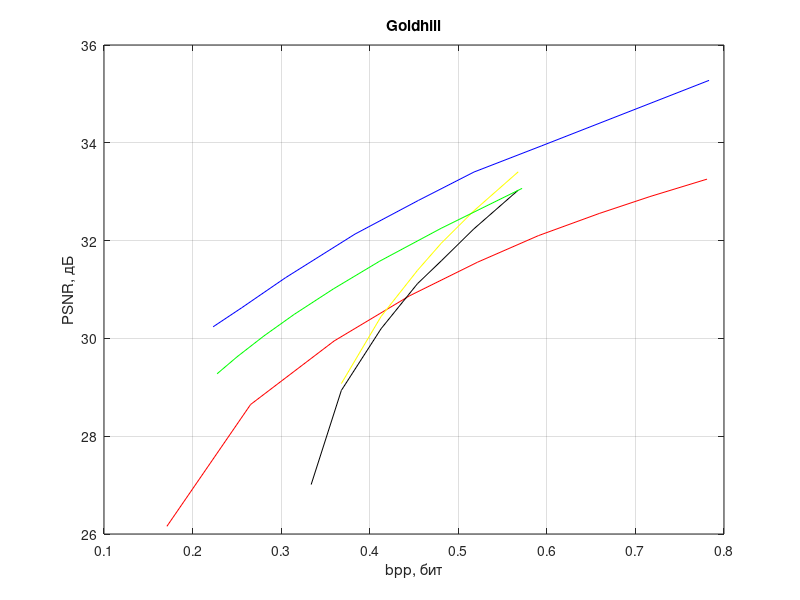

Source code (MATLAB):
% JPEG
y = [30.2383 30.6266 31.2397 32.1326 32.8210 33.4029 33.9401 35.2766];
x = [0.2233 0.2555 0.3048 0.3833 0.4549 0.5178 0.5944 0.7831];
plot(x, y, 'b')
hold on
grid on
title('Goldhill')
xlabel('bpp, бит')
ylabel('PSNR, дБ')

% JPEG 200
y = [26.1568 28.6482 29.9472 30.8692 31.5592 32.1012 32.5546 32.9006 33.2568];
x = [0.1710 0.2655 0.3598 0.4448 0.5218 0.5904  0.6591 0.7164 0.7808];
plot(x, y, 'r')

% Лес
y = [33.4065523113791753 32.6051990710106434 31.9481244634317406 31.39136504835928 30.4490914221423038 29.07566001071172488];
x = [0.56768798828125 0.51739501953125 0.480865478515625 0.45391845703125 0.412841796875...
    0.367950439453125];
plot(x, y, 'y')

% Пни
y = [33.0325066674292 32.2364084646514918 31.58684131 31.1190727 30.1983830898357...
    28.93536428 27.011350]
x = [0.56768798828125 0.51739501953125 0.480865478515625 0.45391845703125 0.412841796875...
    0.367950439453125 0.333892822265625]
plot(x, y, 'k')

% Контекстное кодирование
y = [33.067910521815485 32.25020313368433 31.57971884023647 31.011596988121724 30.490098270101008 30.05009328790031 29.624686221168663 29.277547008761637];
x = [0.572021484375 0.480499267578125 0.411285400390625 0.358917236328125 0.31463623046875 0.280548095703125 0.25030517578125 0.227752685546875];
plot(x, y, 'g')
